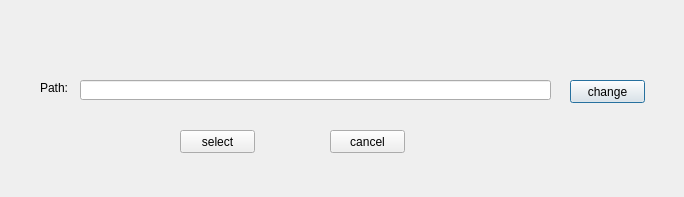
<?xml version="1.0" encoding="UTF-8"?>
<ui version="4.0">
 <class>selectpath</class>
 <widget class="QDialog" name="selectpath">
  <property name="geometry">
   <rect>
    <x>0</x>
    <y>0</y>
    <width>684</width>
    <height>197</height>
   </rect>
  </property>
  <property name="windowTitle">
   <string>Dialog</string>
  </property>
  <widget class="QLabel" name="path_lable">
   <property name="geometry">
    <rect>
     <x>40</x>
     <y>80</y>
     <width>31</width>
     <height>16</height>
    </rect>
   </property>
   <property name="text">
    <string>Path:</string>
   </property>
  </widget>
  <widget class="QLineEdit" name="path">
   <property name="geometry">
    <rect>
     <x>80</x>
     <y>80</y>
     <width>471</width>
     <height>20</height>
    </rect>
   </property>
  </widget>
  <widget class="QPushButton" name="change">
   <property name="geometry">
    <rect>
     <x>570</x>
     <y>80</y>
     <width>75</width>
     <height>23</height>
    </rect>
   </property>
   <property name="text">
    <string>change</string>
   </property>
  </widget>
  <widget class="QPushButton" name="select">
   <property name="geometry">
    <rect>
     <x>180</x>
     <y>130</y>
     <width>75</width>
     <height>23</height>
    </rect>
   </property>
   <property name="text">
    <string>select</string>
   </property>
  </widget>
  <widget class="QPushButton" name="cancel">
   <property name="geometry">
    <rect>
     <x>330</x>
     <y>130</y>
     <width>75</width>
     <height>23</height>
    </rect>
   </property>
   <property name="text">
    <string>cancel</string>
   </property>
  </widget>
 </widget>
 <layoutdefault spacing="6" margin="11"/>
 <resources/>
 <connections/>
</ui>
